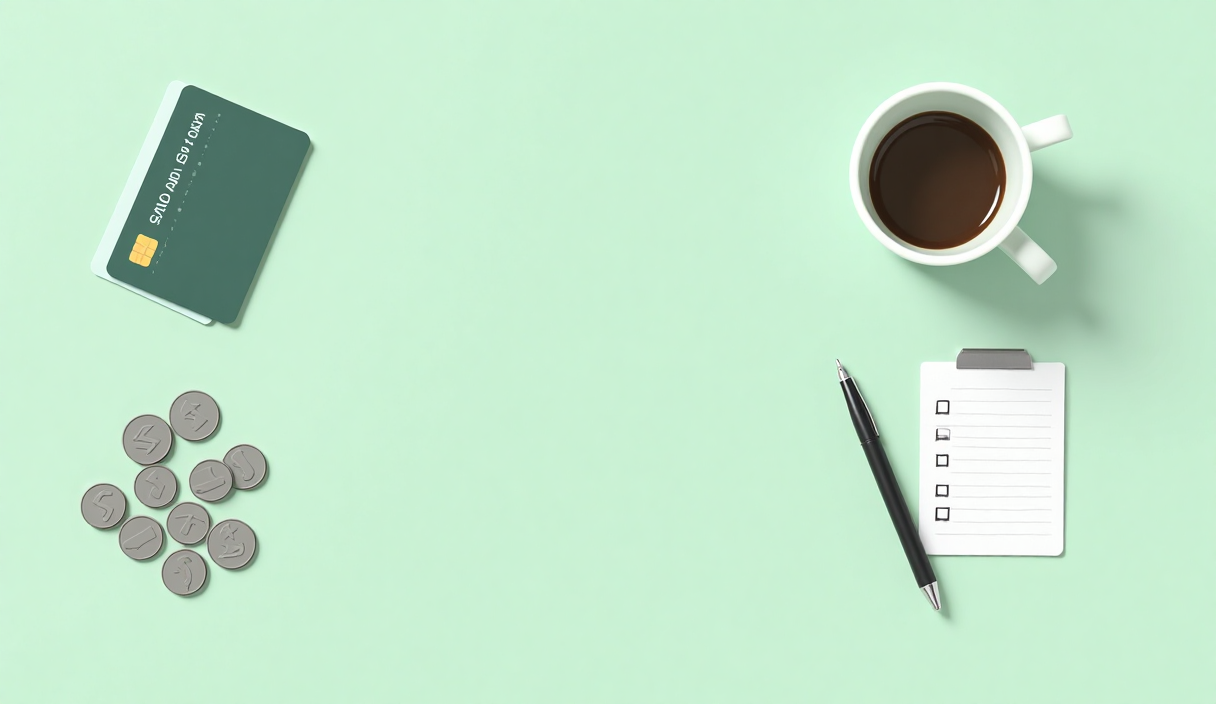
#> input picture scripts/covers/cartao-adicional-controlar-gastos.png, 1216 x 704 px, found by its file name
$ python postprocess_cover.py
#> lines starting #> are read from the running program, lines starting #| are printed output that depends on the picture
from PIL import Image
img = Image.open('/home/hermeswebui/.hermes/home/meugrana-blog/scripts/covers/cartao-adicional-controlar-gastos.png')
#> img is the input picture: PIL image 1216x704 RGB; mean R, G, B 193.6, 228.3, 202.6
print(f'Size: {img.size}, Mode: {img.mode}')
#| Size: (1216, 704), Mode: RGB
# Post-process to 1200x700 JPEG
from PIL import ImageOps
# Resize maintaining aspect ratio, then center-crop to 1200x700
width, height = img.size
#> width = 1216; height = 704
ratio = max(1200/width, 700/height)
#> ratio = 0.994
new_size = (int(width * ratio), int(height * ratio))
#> new_size = (1209, 700)
img_resized = img.resize(new_size, Image.LANCZOS)
# Center crop
left = (img_resized.width - 1200) // 2
#> left = 4
top = (img_resized.height - 700) // 2
#> top = 0
img_cropped = img_resized.crop((left, top, left + 1200, top + 700))
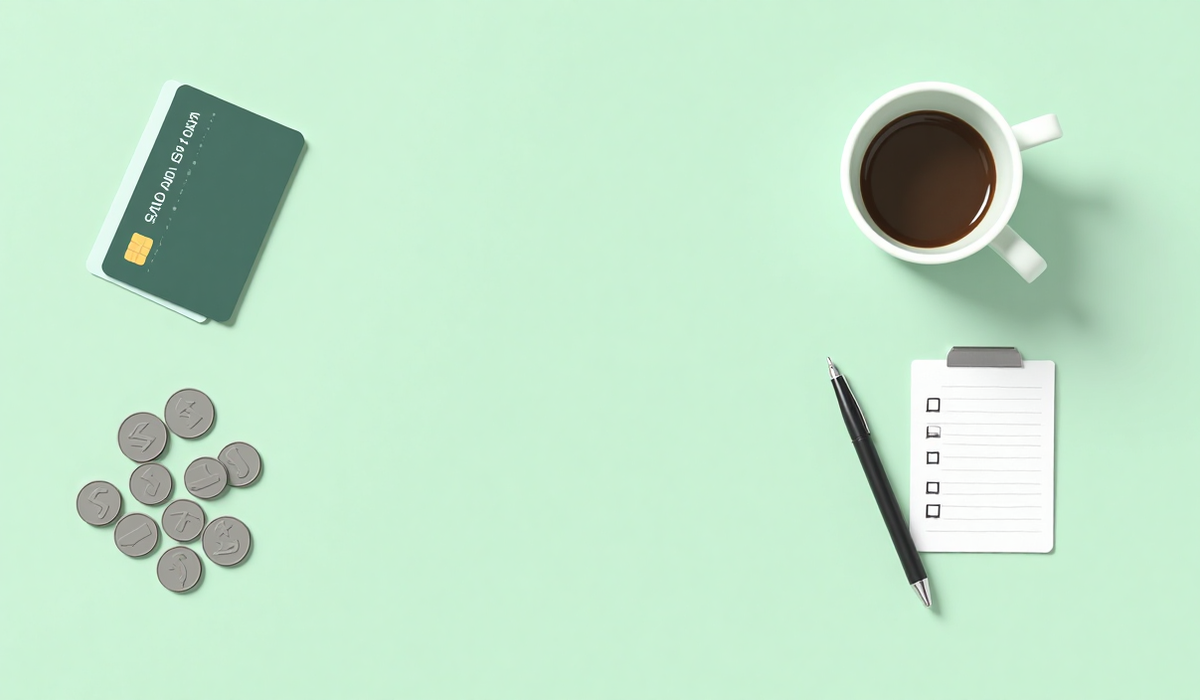
#> img_cropped: PIL image 1200x700 RGB; mean R, G, B 193.6, 228.2, 202.5
img_cropped.save('/home/hermeswebui/.hermes/home/meugrana-blog/public/images/blog/cartao-adicional-controlar-gastos.jpg', quality=82)
print(f'Saved: public/images/blog/cartao-adicional-controlar-gastos.jpg')
